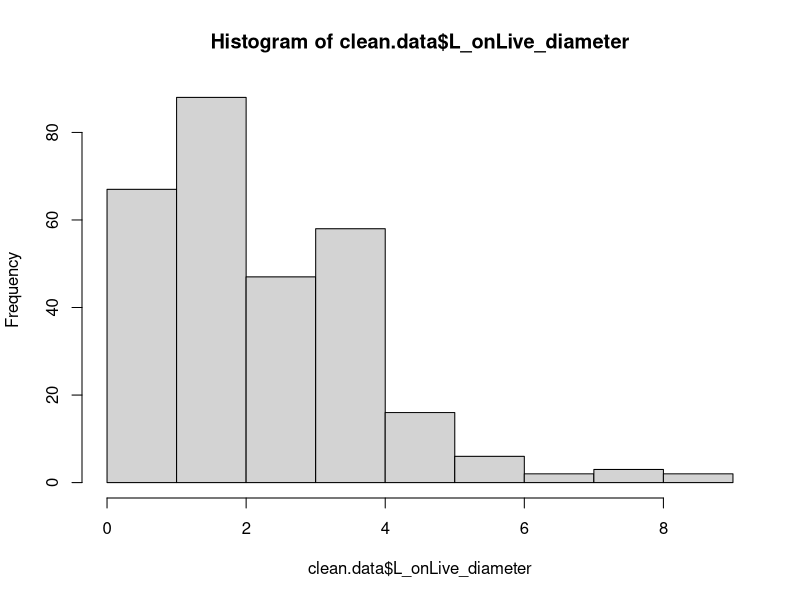
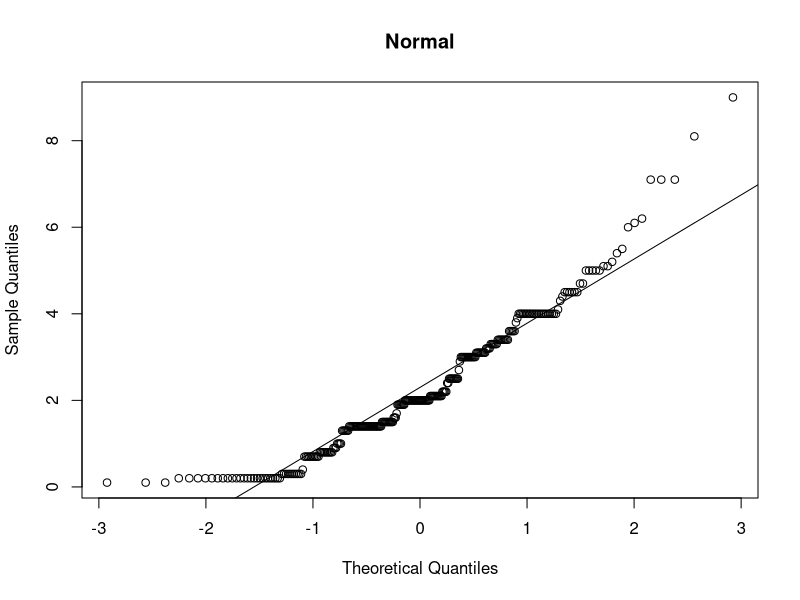
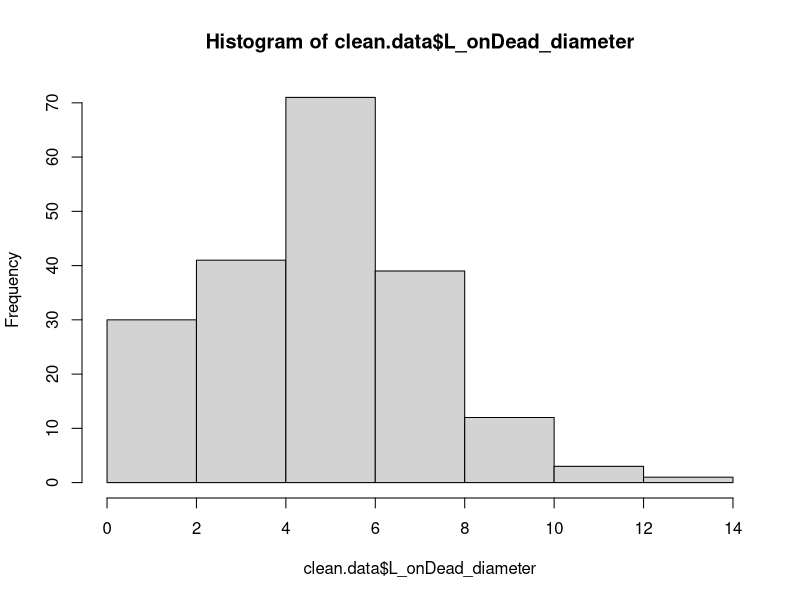
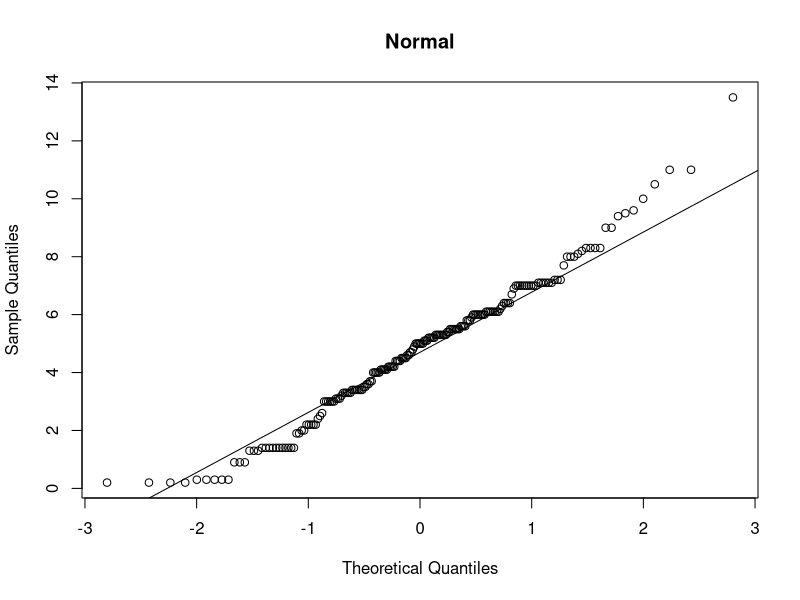
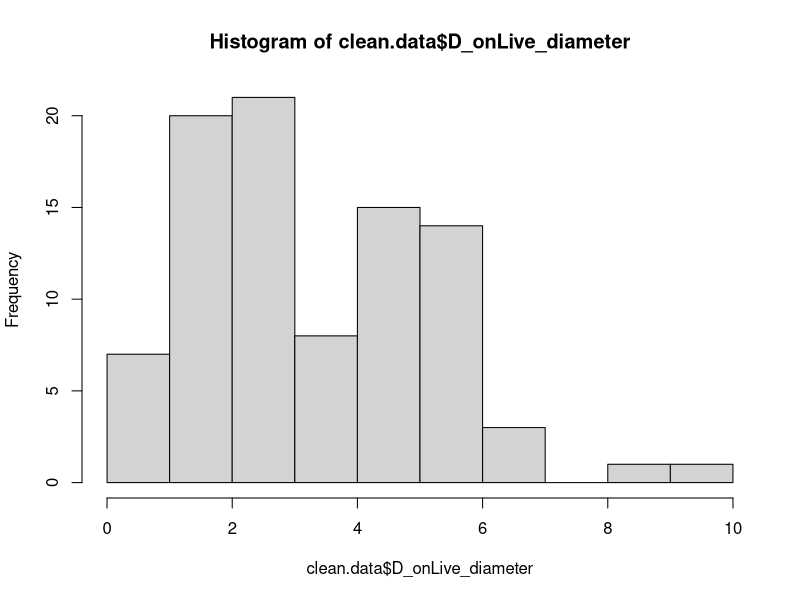
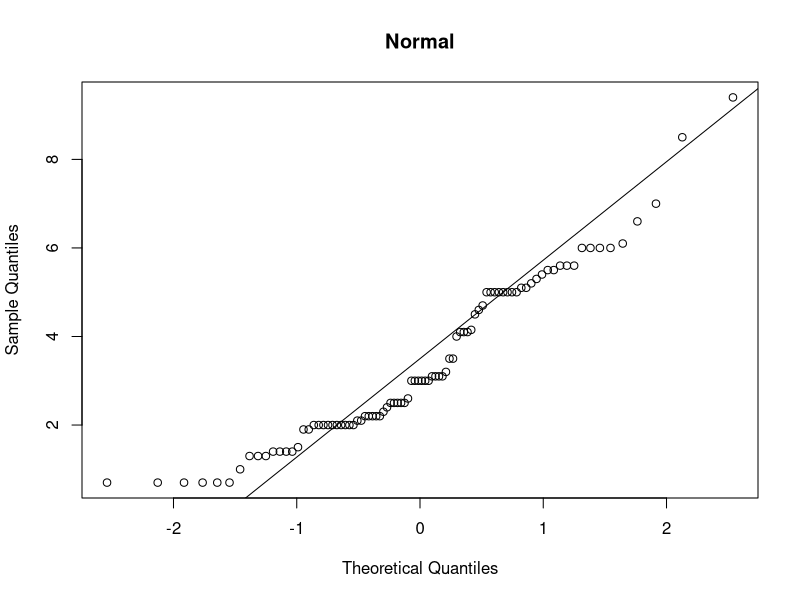
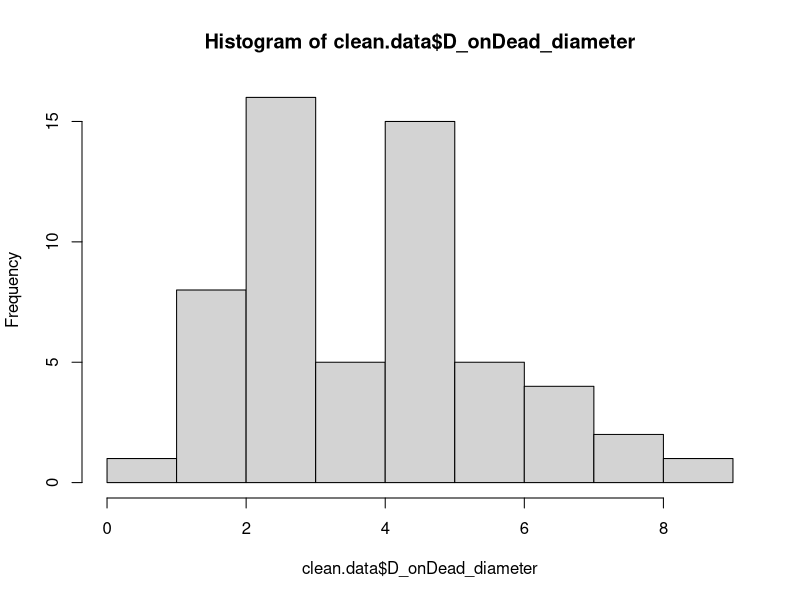
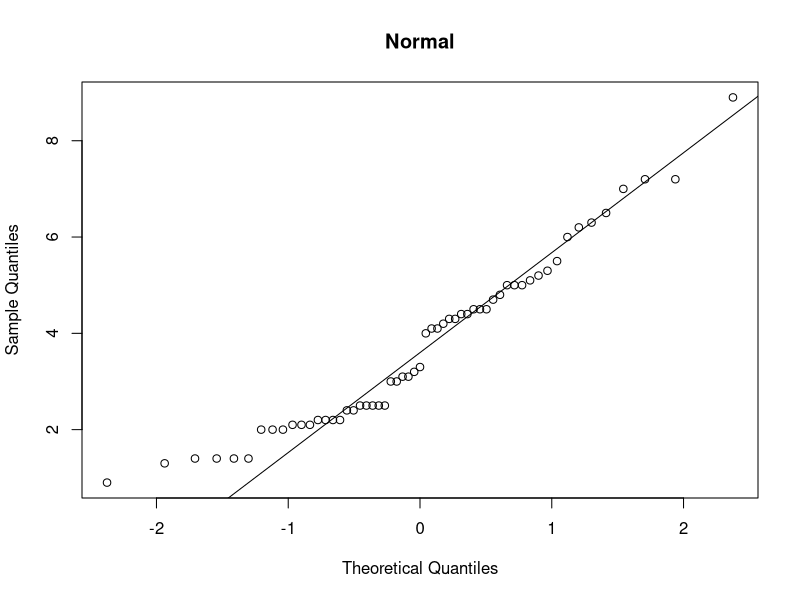

Recreate these plots in R, in order.
############################ Boring diameter GLMs
library(lme4)
library(tidyverse)
diam.data <- read.csv("data/2024_boringData_masterSheet - diameter_data.csv")
clean.data <- diam.data %>% select(1:68) %>% mutate(percent_N_dry = sum(percent_N_jan, percent_N_aug))

hist(clean.data$L_onLive_diameter)
qqnorm(clean.data$L_onLive_diameter, main='Normal')
qqline(clean.data$L_onLive_diameter)
shapiro.test(clean.data$L_onLive_diameter)

hist(clean.data$L_onDead_diameter)
qqnorm(clean.data$L_onDead_diameter, main='Normal')
qqline(clean.data$L_onDead_diameter)
shapiro.test(clean.data$L_onDead_diameter)

hist(clean.data$D_onLive_diameter)
qqnorm(clean.data$D_onLive_diameter, main='Normal')
qqline(clean.data$D_onLive_diameter)
shapiro.test(clean.data$D_onLive_diameter)

hist(clean.data$D_onDead_diameter)
qqnorm(clean.data$D_onDead_diameter, main='Normal')
qqline(clean.data$D_onDead_diameter)
shapiro.test(clean.data$D_onDead_diameter)

## Live coral diameters are not normal, dead coral diameters are :(
model_L_onLive <- glm(L_onLive_diameter ~ 
                        live_coral_total + turf_total + macroalgae_total + 
                        depth_to_benthos + 
                        percent_N_may + percent_N_jan + percent_N_aug +
                        jan_d15 + may_d15 + aug_d15 + 
                        avg_speed + #avg_speed_offshore +
                        distanceOutBay, 
                      family = gaussian, 
                      data = clean.data)

step(model_L_onLive)

step_L_onLive <- glm(formula = L_onLive_diameter ~ turf_total + percent_N_may + 
                       percent_N_aug + jan_d15 + may_d15 + aug_d15 + avg_speed + 
                       distanceOutBay, family = gaussian, data = clean.data)
summary(step_L_onLive)

###############
model_L_onDead <- glm(L_onDead_diameter ~ 
                        live_coral_total + turf_total + macroalgae_total + 
                        depth_to_benthos + 
                        percent_N_may + percent_N_jan + percent_N_aug +
                        jan_d15 + may_d15 + aug_d15 + 
                        avg_speed + #avg_speed_offshore +
                        distanceOutBay, 
                      family = gaussian, 
                      data = clean.data)

step(model_L_onDead)

step_L_onDead <- glm(formula = L_onDead_diameter ~ turf_total + macroalgae_total + 
                       depth_to_benthos + percent_N_may + percent_N_jan + jan_d15 + 
                       may_d15 + aug_d15, family = gaussian, data = clean.data)
summary(step_L_onDead)

##########################
model_D_OnLive <- glm(D_onLive_diameter ~ 
                        live_coral_total + turf_total + macroalgae_total + 
                        depth_to_benthos + 
                        percent_N_may + percent_N_jan + percent_N_aug +
                        jan_d15 + may_d15 + aug_d15 + 
                        avg_speed + #avg_speed_offshore +
                        distanceOutBay, 
                      family = gaussian, 
                      data = clean.data)

step(model_D_OnLive)
step_D_onLive <- glm(formula = D_onLive_diameter ~ macroalgae_total + percent_N_jan + 
                       percent_N_aug + jan_d15 + may_d15 + aug_d15, family = gaussian, 
                     data = clean.data)
summary(step_D_onLive)
#########################
model_D_OnDead <- glm(D_onDead_diameter ~ 
                        live_coral_total + turf_total + macroalgae_total + 
                        depth_to_benthos + 
                        percent_N_may + percent_N_jan + percent_N_aug +
                        jan_d15 + may_d15 + aug_d15 + 
                        avg_speed + #avg_speed_offshore +
                        distanceOutBay, 
                      family = gaussian, 
                      data = clean.data)

step(model_D_OnDead)
step_D_onDead <- glm(formula = D_onDead_diameter ~ depth_to_benthos + percent_N_may + 
                       percent_N_jan + jan_d15 + avg_speed, family = gaussian, data = clean.data)
summary(step_D_onDead)
